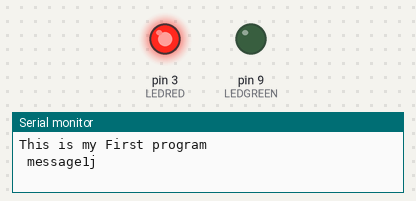
Bench run of a sketch on a simulated Arduino Uno, built with avr-gcc and run on an emulated ATmega328P. Parts: output pins drawn as LEDs (lit = HIGH), the last lines printed to the serial monitor.

Above: at 0.5 s.
At 12.5 s:
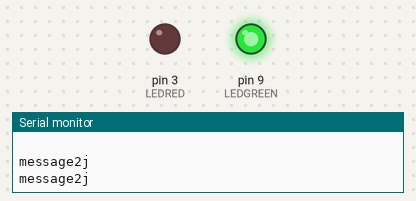
At 23.5 s:
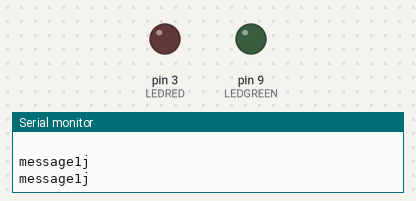
Timing chart, 0 to 26.0 s (numbered marks = the images above):
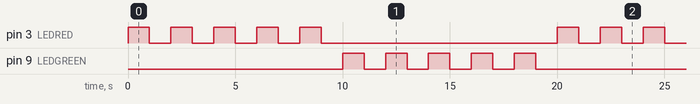

Measured:
- by itself, pin 3 (LEDRED), pin 9 (LEDGREEN): repeats every 20.0 s: 4 × (LOW 1.0 s, HIGH 1.0 s), LOW 11.0 s, HIGH 1.0 s
- by itself, everything shown: repeats every 20.0 s, in 20 steps

The sketch:

sketch_april4a_.monday.ino
```cpp
int LEDRED=3;
int LEDGREEN=9;
int blinkRED=5;
int blinkGREEN=5;
String message1="This is the LEDRED Blink # ";
String mesage2="This is the LEDGREEN Blink # ";

void setup() {
  Serial.begin(9600);
  pinMode(LEDRED,OUTPUT);
  pinMode(LEDGREEN,OUTPUT);
  Serial.println("This is my First program");
  Serial.print(" ");
}

  // put your setup code here, to run once:

void loop() {

  for(int j=1;j<=blinkRED; j=j+1){

  Serial.print("message1");
  Serial.println("j");

    digitalWrite(LEDRED,HIGH);
    delay(1000);
    digitalWrite(LEDRED,LOW);
    delay(1000);
  }

    Serial.println(" ");


   for(int j=1;j<=blinkGREEN; j=j+1){
    Serial.print("message2");
    Serial.println("j");

   digitalWrite(LEDGREEN,HIGH);
   delay(1000);
   digitalWrite(LEDGREEN,LOW);
   delay(1000);
}

Serial.println(" ");

}
  // put your main code here, to run repeatedly:
```
